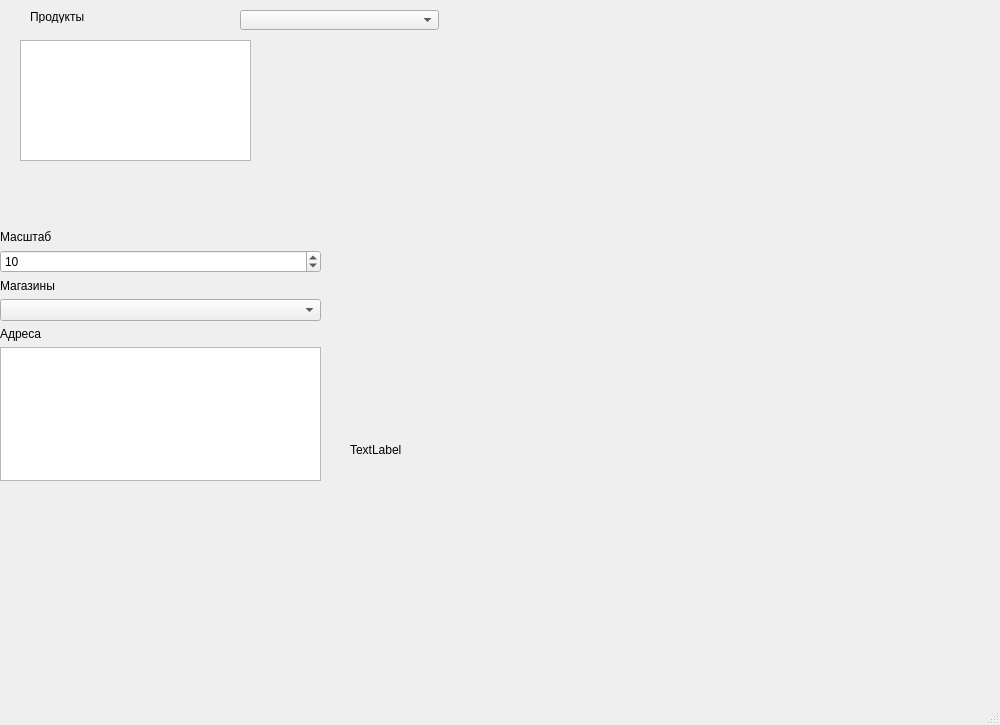
<?xml version="1.0" encoding="UTF-8"?>
<ui version="4.0">
 <class>MainWindow</class>
 <widget class="QMainWindow" name="MainWindow">
  <property name="geometry">
   <rect>
    <x>0</x>
    <y>0</y>
    <width>1000</width>
    <height>725</height>
   </rect>
  </property>
  <property name="windowTitle">
   <string>MainWindow</string>
  </property>
  <widget class="QWidget" name="centralwidget">
   <widget class="QWidget" name="widget" native="true">
    <property name="geometry">
     <rect>
      <x>660</x>
      <y>380</y>
      <width>65</width>
      <height>31</height>
     </rect>
    </property>
    <property name="sizePolicy">
     <sizepolicy hsizetype="Fixed" vsizetype="Expanding">
      <horstretch>0</horstretch>
      <verstretch>0</verstretch>
     </sizepolicy>
    </property>
    <layout class="QGridLayout" name="gridLayout_3"/>
   </widget>
   <widget class="QLabel" name="image">
    <property name="geometry">
     <rect>
      <x>350</x>
      <y>240</y>
      <width>609</width>
      <height>419</height>
     </rect>
    </property>
    <property name="sizePolicy">
     <sizepolicy hsizetype="Preferred" vsizetype="Preferred">
      <horstretch>0</horstretch>
      <verstretch>0</verstretch>
     </sizepolicy>
    </property>
    <property name="text">
     <string>TextLabel</string>
    </property>
   </widget>
   <widget class="QLabel" name="label_4">
    <property name="geometry">
     <rect>
      <x>30</x>
      <y>10</y>
      <width>199</width>
      <height>13</height>
     </rect>
    </property>
    <property name="sizePolicy">
     <sizepolicy hsizetype="Minimum" vsizetype="Fixed">
      <horstretch>0</horstretch>
      <verstretch>0</verstretch>
     </sizepolicy>
    </property>
    <property name="text">
     <string>Продукты</string>
    </property>
    <property name="alignment">
     <set>Qt::AlignLeading|Qt::AlignLeft|Qt::AlignTop</set>
    </property>
   </widget>
   <widget class="QComboBox" name="cmbGoodTypes">
    <property name="geometry">
     <rect>
      <x>240</x>
      <y>10</y>
      <width>199</width>
      <height>20</height>
     </rect>
    </property>
   </widget>
   <widget class="QListWidget" name="listWidgetGoods">
    <property name="geometry">
     <rect>
      <x>20</x>
      <y>40</y>
      <width>231</width>
      <height>121</height>
     </rect>
    </property>
    <property name="modelColumn">
     <number>0</number>
    </property>
   </widget>
   <widget class="QWidget" name="">
    <property name="geometry">
     <rect>
      <x>0</x>
      <y>230</y>
      <width>321</width>
      <height>251</height>
     </rect>
    </property>
    <layout class="QVBoxLayout" name="verticalLayout_2">
     <item>
      <widget class="QLabel" name="label">
       <property name="sizePolicy">
        <sizepolicy hsizetype="Minimum" vsizetype="Fixed">
         <horstretch>0</horstretch>
         <verstretch>0</verstretch>
        </sizepolicy>
       </property>
       <property name="text">
        <string>Масштаб</string>
       </property>
       <property name="alignment">
        <set>Qt::AlignLeading|Qt::AlignLeft|Qt::AlignTop</set>
       </property>
      </widget>
     </item>
     <item>
      <widget class="QSpinBox" name="spinBoxScale">
       <property name="minimum">
        <number>1</number>
       </property>
       <property name="maximum">
        <number>17</number>
       </property>
       <property name="value">
        <number>10</number>
       </property>
      </widget>
     </item>
     <item>
      <widget class="QLabel" name="label_2">
       <property name="sizePolicy">
        <sizepolicy hsizetype="Minimum" vsizetype="Fixed">
         <horstretch>0</horstretch>
         <verstretch>0</verstretch>
        </sizepolicy>
       </property>
       <property name="text">
        <string>Магазины</string>
       </property>
       <property name="alignment">
        <set>Qt::AlignLeading|Qt::AlignLeft|Qt::AlignTop</set>
       </property>
      </widget>
     </item>
     <item>
      <widget class="QComboBox" name="cmbMarkets"/>
     </item>
     <item>
      <widget class="QLabel" name="label_3">
       <property name="sizePolicy">
        <sizepolicy hsizetype="Minimum" vsizetype="Fixed">
         <horstretch>0</horstretch>
         <verstretch>0</verstretch>
        </sizepolicy>
       </property>
       <property name="text">
        <string>Адреса</string>
       </property>
       <property name="alignment">
        <set>Qt::AlignLeading|Qt::AlignLeft|Qt::AlignTop</set>
       </property>
      </widget>
     </item>
     <item>
      <widget class="QListWidget" name="listWidgetRealMarkets"/>
     </item>
    </layout>
   </widget>
  </widget>
  <widget class="QMenuBar" name="menubar">
   <property name="geometry">
    <rect>
     <x>0</x>
     <y>0</y>
     <width>1000</width>
     <height>21</height>
    </rect>
   </property>
  </widget>
  <widget class="QStatusBar" name="statusbarX"/>
 </widget>
 <resources/>
 <connections/>
</ui>
